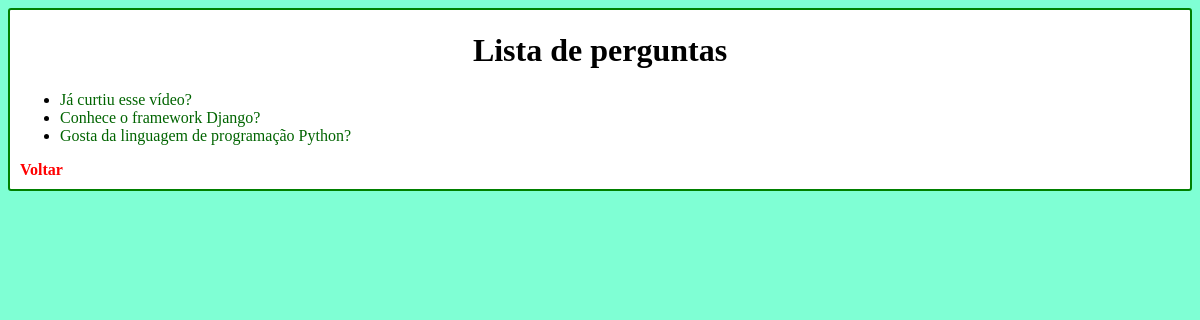
/votar/, run on the app's committed database.
### votar/models.py (models this page shows, shortened)
class Questao(models.Model):
    questao_texto = models.CharField(max_length=200)
    pub_data = models.DateField('data_publicacao')

### votar/views.py (the view)
# urls.py: path('',views.index,name='index'),
def index(request):
    ultimas_perguntas_lista = Questao.objects.order_by('-pub_data')[:5]
    conteudo = {'ultimas_perguntas_lista':ultimas_perguntas_lista}
    return render(request,'votar/index.html',conteudo)

### votar/templates/votar/index.html (shortened to what this page needs)
<!DOCTYPE html>
<html lang="pt-br">
<head>
</head>
<body>
    <main>
        <h1>Lista de perguntas</h1>
        {% if ultimas_perguntas_lista %}
        <ul>
            {% for questao in ultimas_perguntas_lista %}
                <li><a href="{% url 'votar:vote' questao.id %}">{{questao.questao_texto}}</a></li>
            {% endfor %}
        </ul>
        {% else %}
            <p>Sem perguntas disponíveis</p>
        {% endif %}
        <a id="voltar" href="{% url 'inicio:inicio'%}">Voltar</a>
    </main>
</body>
</html>

### votar/templates/votar/index.html (style rules this page uses)
body { background-color: aquamarine; }
main { background-color: white; border: 10000px 10px 10px black; padding: 1px 10px 10px 10px; border: 2px solid green; border-radius: 3px; }
a { text-decoration: none; color: darkgreen; }
h1 { text-align: center; }
a#voltar { display: block; text-decoration: none; color: red; font-weight: bold; }

### data on the page
Questao: questao_texto "Já curtiu esse vídeo?"
Questao: questao_texto "Conhece o framework Django?"
Questao: questao_texto "Gosta da linguagem de programação Python?"
